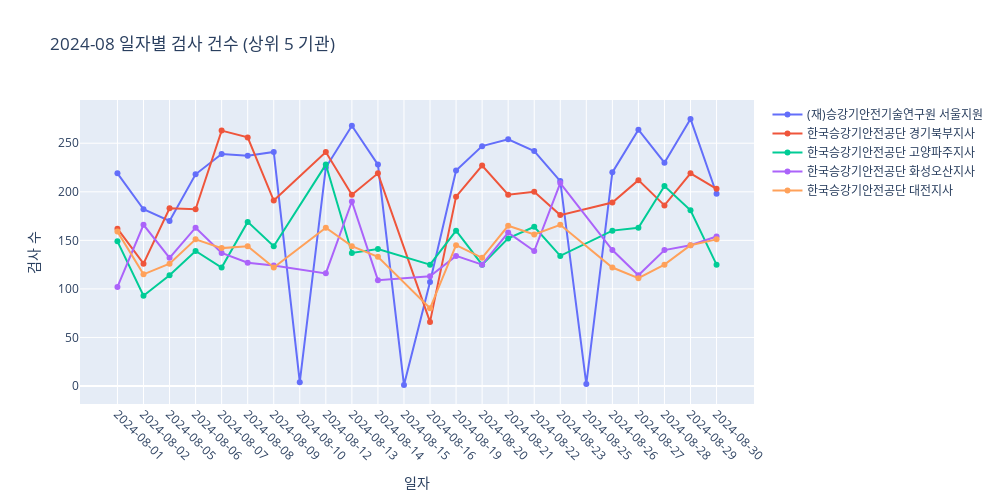

Notebook cell for this chart:
### Code cell
# 사용 예시 2
plot_daily_by_institution(df, '2024-08', top_n=5)

### Figure 1 — Plotly figure (JSON) as saved in the notebook; plotly's stock layout.template omitted (floating-point values rounded to 4 significant figures)
{"data": [{"customdata": [["Thursday"], ["Friday"], ["Monday"], ["Tuesday"], ["Wednesday"], ["Thursday"], ["Friday"], ["Saturday"], ["Monday"], ["Tuesday"], ["Wednesday"], ["Thursday"], ["Friday"], ["Monday"], ["Tuesday"], ["Wednesday"], ["Thursday"], ["Friday"], ["Sunday"], ["Monday"], ["Tuesday"], ["Wednesday"], ["Thursday"], ["Friday"]], "hovertemplate": "<b>검사기관: (재)승강기안전기술연구원 서울지원</b><br>일자: %{x}<br>요일: %{customdata[0]}<br>검사 수: %{y}<extra></extra>", "mode": "lines+markers", "name": "(재)승강기안전기술연구원 서울지원", "type": "scatter", "x": ["2024-08-01", "2024-08-02", "2024-08-05", "2024-08-06", "2024-08-07", "2024-08-08", "2024-08-09", "2024-08-10", "2024-08-12", "2024-08-13", "2024-08-14", "2024-08-15", "2024-08-16", "2024-08-19", "2024-08-20", "2024-08-21", "2024-08-22", "2024-08-23", "2024-08-25", "2024-08-26", "2024-08-27", "2024-08-28", "2024-08-29", "2024-08-30"], "y": [219, 182, 170, 218, 239, 237, 241, 4, 225, 268, 228, 1, 107, 222, 247, 254, 242, 211, 2, 220, 264, 230, 275, 198]}, {"customdata": [["Thursday"], ["Friday"], ["Monday"], ["Tuesday"], ["Wednesday"], ["Thursday"], ["Friday"], ["Monday"], ["Tuesday"], ["Wednesday"], ["Friday"], ["Monday"], ["Tuesday"], ["Wednesday"], ["Thursday"], ["Friday"], ["Monday"], ["Tuesday"], ["Wednesday"], ["Thursday"], ["Friday"]], "hovertemplate": "<b>검사기관: 한국승강기안전공단 경기북부지사</b><br>일자: %{x}<br>요일: %{customdata[0]}<br>검사 수: %{y}<extra></extra>", "mode": "lines+markers", "name": "한국승강기안전공단 경기북부지사", "type": "scatter", "x": ["2024-08-01", "2024-08-02", "2024-08-05", "2024-08-06", "2024-08-07", "2024-08-08", "2024-08-09", "2024-08-12", "2024-08-13", "2024-08-14", "2024-08-16", "2024-08-19", "2024-08-20", "2024-08-21", "2024-08-22", "2024-08-23", "2024-08-26", "2024-08-27", "2024-08-28", "2024-08-29", "2024-08-30"], "y": [162, 126, 183, 182, 263, 256, 191, 241, 197, 219, 66, 195, 227, 197, 200, 176, 189, 212, 186, 219, 203]}, {"customdata": [["Thursday"], ["Friday"], ["Monday"], ["Tuesday"], ["Wednesday"], ["Thursday"], ["Friday"], ["Monday"], ["Tuesday"], ["Wednesday"], ["Friday"], ["Monday"], ["Tuesday"], ["Wednesday"], ["Thursday"], ["Friday"], ["Monday"], ["Tuesday"], ["Wednesday"], ["Thursday"], ["Friday"]], "hovertemplate": "<b>검사기관: 한국승강기안전공단 고양파주지사</b><br>일자: %{x}<br>요일: %{customdata[0]}<br>검사 수: %{y}<extra></extra>", "mode": "lines+markers", "name": "한국승강기안전공단 고양파주지사", "type": "scatter", "x": ["2024-08-01", "2024-08-02", "2024-08-05", "2024-08-06", "2024-08-07", "2024-08-08", "2024-08-09", "2024-08-12", "2024-08-13", "2024-08-14", "2024-08-16", "2024-08-19", "2024-08-20", "2024-08-21", "2024-08-22", "2024-08-23", "2024-08-26", "2024-08-27", "2024-08-28", "2024-08-29", "2024-08-30"], "y": [149, 93, 114, 139, 122, 169, 144, 228, 137, 141, 125, 160, 125, 152, 164, 134, 160, 163, 206, 181, 125]}, {"customdata": [["Thursday"], ["Friday"], ["Monday"], ["Tuesday"], ["Wednesday"], ["Thursday"], ["Friday"], ["Monday"], ["Tuesday"], ["Wednesday"], ["Friday"], ["Monday"], ["Tuesday"], ["Wednesday"], ["Thursday"], ["Friday"], ["Monday"], ["Tuesday"], ["Wednesday"], ["Thursday"], ["Friday"]], "hovertemplate": "<b>검사기관: 한국승강기안전공단 화성오산지사</b><br>일자: %{x}<br>요일: %{customdata[0]}<br>검사 수: %{y}<extra></extra>", "mode": "lines+markers", "name": "한국승강기안전공단 화성오산지사", "type": "scatter", "x": ["2024-08-01", "2024-08-02", "2024-08-05", "2024-08-06", "2024-08-07", "2024-08-08", "2024-08-09", "2024-08-12", "2024-08-13", "2024-08-14", "2024-08-16", "2024-08-19", "2024-08-20", "2024-08-21", "2024-08-22", "2024-08-23", "2024-08-26", "2024-08-27", "2024-08-28", "2024-08-29", "2024-08-30"], "y": [102, 166, 132, 163, 137, 127, 124, 116, 190, 109, 113, 134, 125, 158, 139, 209, 140, 114, 140, 145, 154]}, {"customdata": [["Thursday"], ["Friday"], ["Monday"], ["Tuesday"], ["Wednesday"], ["Thursday"], ["Friday"], ["Monday"], ["Tuesday"], ["Wednesday"], ["Friday"], ["Monday"], ["Tuesday"], ["Wednesday"], ["Thursday"], ["Friday"], ["Monday"], ["Tuesday"], ["Wednesday"], ["Thursday"], ["Friday"]], "hovertemplate": "<b>검사기관: 한국승강기안전공단 대전지사</b><br>일자: %{x}<br>요일: %{customdata[0]}<br>검사 수: %{y}<extra></extra>", "mode": "lines+markers", "name": "한국승강기안전공단 대전지사", "type": "scatter", "x": ["2024-08-01", "2024-08-02", "2024-08-05", "2024-08-06", "2024-08-07", "2024-08-08", "2024-08-09", "2024-08-12", "2024-08-13", "2024-08-14", "2024-08-16", "2024-08-19", "2024-08-20", "2024-08-21", "2024-08-22", "2024-08-23", "2024-08-26", "2024-08-27", "2024-08-28", "2024-08-29", "2024-08-30"], "y": [159, 115, 126, 151, 142, 144, 122, 163, 144, 133, 80, 145, 132, 165, 156, 166, 122, 111, 125, 145, 151]}], "layout": {"height": 500, "hovermode": "closest", "title": {"text": "2024-08 일자별 검사 건수 (상위 5 기관)"}, "width": 1000, "xaxis": {"tickangle": 45, "title": {"text": "일자"}, "type": "category"}, "yaxis": {"title": {"text": "검사 수"}}}}
